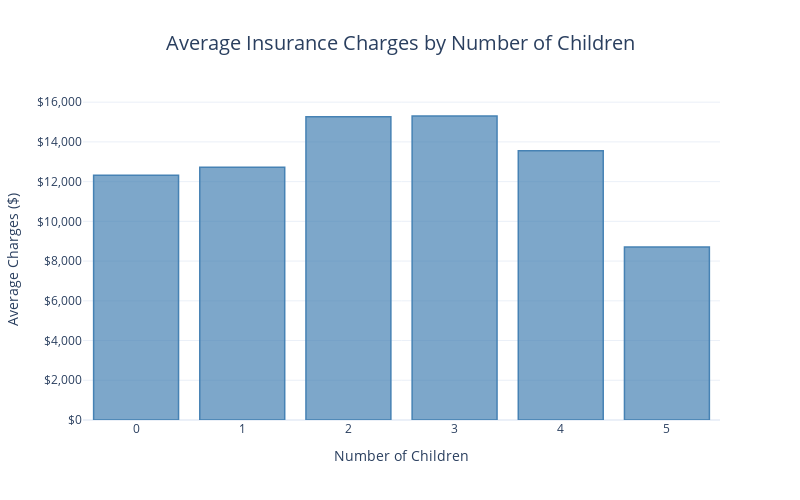

Here is the notebook cell this chart was saved with:
### Code cell
import plotly.graph_objects as go

# Calculate average charges grouped by number of children
# Also get count for additional context in hover
avg_charges_by_children = df.groupby('children')['charges'].agg(['mean', 'count']).reset_index()
avg_charges_by_children.columns = ['children', 'avg_charges', 'sample_count']

# Create interactive bar chart
fig = go.Figure(data=[
    go.Bar(
        x=avg_charges_by_children['children'],
        y=avg_charges_by_children['avg_charges'],
        marker_color='rgba(70, 130, 180, 0.7)',  # Steel blue color
        marker_line_color='rgba(70, 130, 180, 1.0)',
        marker_line_width=1.5,
        hovertemplate=(
            '<b>Number of Children:</b> %{x}<br>'
            '<b>Average Charges:</b> $%{y:,.2f}<br>'
            '<b>Sample Size:</b> %{customdata} people<br>'
            '<extra></extra>'
        ),
        customdata=avg_charges_by_children['sample_count']
    )
])

# Update layout with proper formatting
fig.update_layout(
    title={
        'text': 'Average Insurance Charges by Number of Children',
        'x': 0.5,
        'xanchor': 'center',
        'font': {'size': 20}
    },
    xaxis_title='Number of Children',
    yaxis_title='Average Charges ($)',
    xaxis=dict(
        tickmode='linear',
        tick0=0,
        dtick=1  # Show integer ticks for number of children
    ),
    yaxis=dict(
        tickformat='$,.0f'  # Format y-axis as currency
    ),
    hovermode='x unified',
    template='plotly_white',  # Clean template
    width=800,
    height=500
)

# Show the interactive plot
fig.show()

# Optional: Save as HTML file for sharing
# fig.write_html('avg_charges_by_children.html')

### Figure 1 — Plotly figure (JSON) as saved in the notebook; plotly's stock layout.template omitted (floating-point values rounded to 4 significant figures)
{"data": [{"customdata": [1186, 672, 496, 324, 52, 42], "hovertemplate": "<b>Number of Children:</b> %{x}<br><b>Average Charges:</b> $%{y:,.2f}<br><b>Sample Size:</b> %{customdata} people<br><extra></extra>", "marker": {"color": "rgba(70, 130, 180, 0.7)", "line": {"color": "rgba(70, 130, 180, 1.0)", "width": 1.5}}, "type": "bar", "x": [0, 1, 2, 3, 4, 5], "y": [12320.0, 12720.0, 15270.0, 15300.0, 13550.0, 8706.0]}], "layout": {"height": 500, "hovermode": "x unified", "title": {"font": {"size": 20}, "text": "Average Insurance Charges by Number of Children", "x": 0.5, "xanchor": "center"}, "width": 800, "xaxis": {"dtick": 1, "tick0": 0, "tickmode": "linear", "title": {"text": "Number of Children"}}, "yaxis": {"tickformat": "$,.0f", "title": {"text": "Average Charges ($)"}}}}
